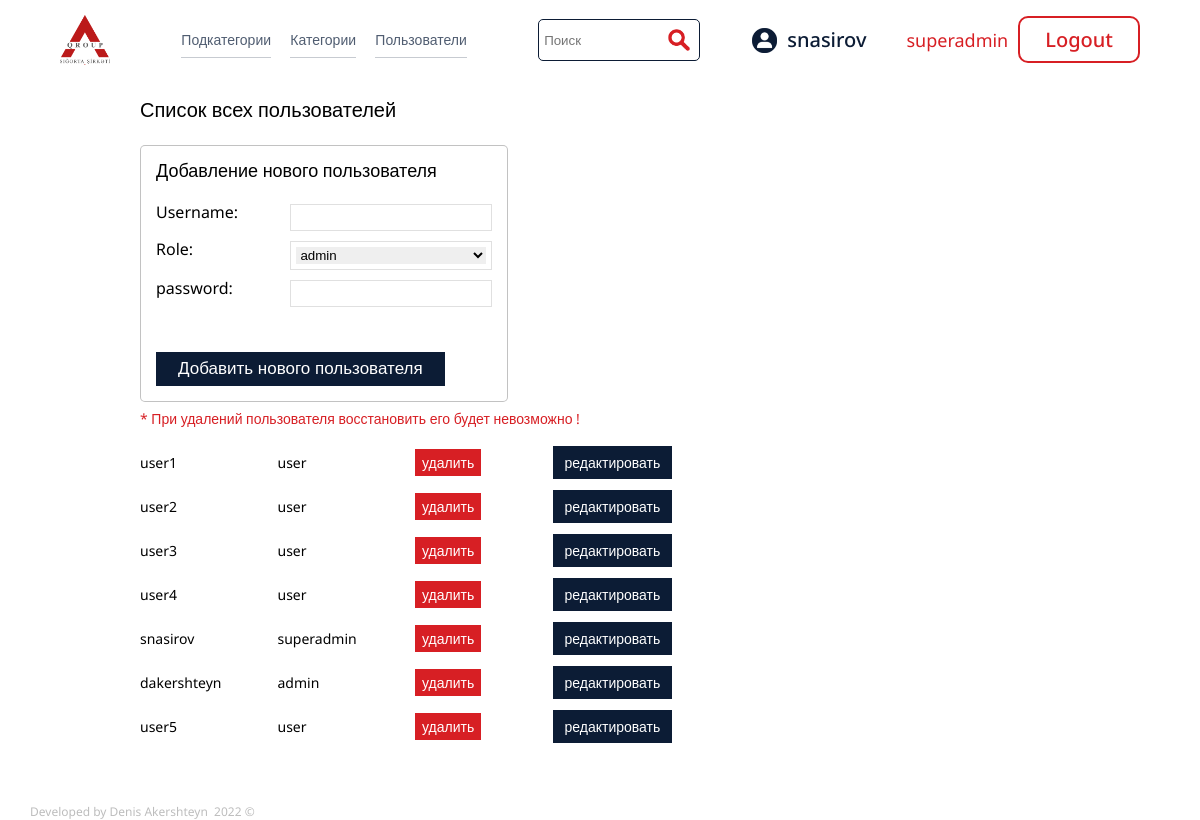
/index.php?source_page=add_user (signed in), run on the app's committed database.
### tables this page shows
CREATE TABLE `users` (
  `id` int(11) NOT NULL,
  `username` varchar(255) NOT NULL,
  `password` varchar(255) NOT NULL,
  `role` varchar(255) NOT NULL,
  `categories` text NOT NULL
);

### db/show_users.php (the view, shortened to what this page needs)
<div class="users__content_desc">
    Список всех пользователей
</div>
<form action="./db/add_user.php" class="form__add_user" method="post">
    <div class="add_user__form_name">
        Добавление нового пользователя
    </div>
    <div class="add_user__form__block">
        <div class="add_user__form_desc">
            Username:
        </div>
        <div class="add_user__form_input">
            <input type="text" name="username" id="username">
        </div>
    </div>
    <div class="add_user__form__block">
        <div class="add_user__form_desc">
            Role:
        </div>
        <div class="add_user__form_input">
            <select name="role" id="role">
                <option value="admin">admin</option>
            </select>
        </div>
    </div>
    <div class="add_user__form__block">
        <div class="add_user__form_desc">
            password:
        </div>
        <div class="add_user__form_input">
            <input type="text" name="password" id="password">
        </div>
    </div>
    <div class="users__content__addnew">
        <button type="submit" id="submit" name="submit">Добавить нового пользователя </button>
    </div>
</form>
<p class="delete__remark">
    * При удалений пользователя восстановить его будет невозможно !
</p>
<div class="users__block">
    <?php
    $query = "SELECT * FROM users";
    $select_users = mysqli_query($connection, $query);
    while ($row = mysqli_fetch_assoc($select_users)) {
        $id = $row['id'];
        $username = $row['username'];
        $role = $row['role'];
    ?>
        <div class="user_block">
            <p><?php echo $username; ?></p>
            <p><?php echo $role; ?></p>
            <p>
                <a class="user_block_delete" href="./db/delete_user.php?source=<?php echo $id ?>">Удалить</a>
            </p>
            <p>
                <a class="user__block__edit" href="./index.php?source_page=add_user&user_id=<?php echo $id; ?>">Редактировать</a>
            </p>
        </div>
    <?php
    }
    ?>
</div>

### styles/style.css (style rules this page uses)
* { padding: 0; margin: 0; border: 0; }
*, *:before, *:after { -moz-box-sizing: border-box; -webkit-box-sizing: border-box; box-sizing: border-box; }
html, body { height: 100%; width: 100%; font-size: 100%; line-height: 1; font-size: 14px; -ms-text-size-adjust: 100%; -moz-text-size-adjust: 100%; -webkit-text-size-adjust: 100%; font-family: "Noto Sans", sans-serif; }
.users__content_desc { font-size: 20px; }
.user_block { width: 550px; display: flex; justify-content: space-between; margin-top: 30px; }
.user_block p { width: 30%; }
.user_block_delete { color: #fff; background-color: #d71f24; border: 2px solid #d71f24; text-decoration: none; text-transform: lowercase; padding: 2px 5px; }
.user__block__edit { cursor: pointer; background-color: #0c1c35; color: #fff; padding: 5px 10px; text-decoration: none; text-transform: lowercase; border: 2px solid #0c1c35; }
.users__content__addnew { margin-top: 25px; }
.form__add_user { margin-top: 25px; padding: 15px; width: 40%; border: 1px solid rgba(0, 0, 0, 0.24); border-radius: 5px; background-color: #fff; }
.add_user__form_name { font-size: 18px; margin-bottom: 25px; }
.add_user__form__block { display: flex; width: 100%; margin-top: 10px; justify-content: space-between; }
.add_user__form_desc { width: 30%; font-size: 16px; }
.add_user__form_input { border: 1px solid rgba(0, 0, 0, 0.12); width: 60%; padding: 5px; }
.add_user__form_input input { width: 100%; }
.add_user__form_input select { width: 100%; }
.users__content__addnew button { cursor: pointer; margin-top: 20px; background-color: #0c1c35; color: #fff; padding: 5px 20px; font-size: 17px; border: 2px solid #0c1c35; text-decoration: none; }
.delete__remark { color: #d71f24; margin-bottom: 15px; margin-top: 10px; }

### data on the page
users: username "user1", role "user"
users: username "user2", role "user"
users: username "user3", role "user"
users: username "user4", role "user"
users: username "snasirov", role "superadmin"
users: username "dakershteyn", role "admin"
users: username "user5", role "user"

### other printed values
$_SESSION['username'] "snasirov"
$_SESSION['role'] "superadmin"
